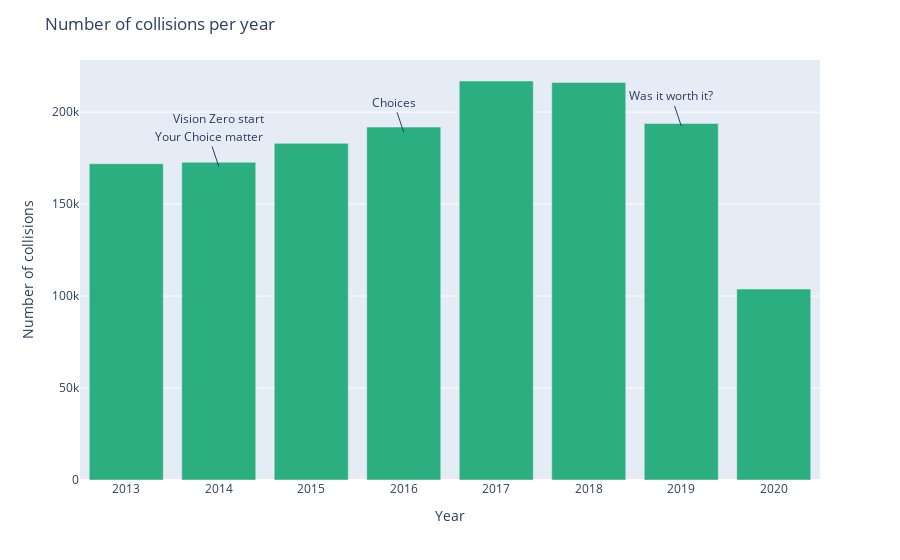

Here is the notebook cell this chart was saved with:
### Code cell
plot5 = pd.DataFrame(df.groupby(df['CRASH TIMESTAMP'].dt.year).size().reset_index().values, columns=['Year','Count'])
# Yearly change 
plot5['change'] = plot5['Count'].pct_change().fillna(0)*100

fig = px.bar(plot5, x ='Year', y = 'Count', custom_data = plot5[['Year', 'Count', 'change']])

fig.update_layout(
    title="Number of collisions per year" ,
    xaxis_title="Year",
    yaxis_title="Number of collisions",
    hoverlabel_font_color='White')

fig.update_traces(
    hovertemplate="<br>".join([
        "Year: %{x}",
        "Total number of collisions: %{y:,}",
        "Year-to-year change: %{customdata[2]:.2f} %"
    ]),
    selector=dict(type="bar"),
    marker_color='rgb(43,174,128)'
)
fig.add_annotation(x=2014, y=191000,
            text="Vision Zero start" ,
            showarrow=False,
            yshift=10)
fig.add_annotation(x=2019, y=187000,
            text="Was it worth it?" ,
            showarrow=True,
            yshift=10)
fig.add_annotation(x=2014, y=165000,
            text="Your Choice matter" ,
            showarrow=True,
            yshift=10)

fig.add_annotation(x=2016, y=183500,
            text="Choices" ,
            showarrow=True,
            yshift=10)

fig.show()



fig.write_html("plotly_html/collisions_year.html")

### Figure 1 — Plotly figure (JSON) as saved in the notebook; plotly's stock layout.template omitted (floating-point values rounded to 4 significant figures)
{"data": [{"alignmentgroup": "True", "customdata": [[2013, 171933, 0], [2014, 172732, 0.4647], [2015, 182979, 5.932], [2016, 191831, 4.838], [2017, 216883, 13.06], [2018, 216074, -0.373], [2019, 193816, -10.3], [2020, 103765, -46.46]], "hovertemplate": "Year: %{x}<br>Total number of collisions: %{y:,}<br>Year-to-year change: %{customdata[2]:.2f} %", "legendgroup": "", "marker": {"color": "rgb(43,174,128)"}, "name": "", "offsetgroup": "", "orientation": "v", "showlegend": false, "textposition": "auto", "type": "bar", "x": [2013, 2014, 2015, 2016, 2017, 2018, 2019, 2020], "xaxis": "x", "y": [171933, 172732, 182979, 191831, 216883, 216074, 193816, 103765], "yaxis": "y"}], "layout": {"annotations": [{"showarrow": false, "text": "Vision Zero start", "x": 2014, "y": 191000, "yshift": 10}, {"showarrow": true, "text": "Was it worth it?", "x": 2019, "y": 187000, "yshift": 10}, {"showarrow": true, "text": "Your Choice matter", "x": 2014, "y": 165000, "yshift": 10}, {"showarrow": true, "text": "Choices", "x": 2016, "y": 183500, "yshift": 10}], "barmode": "relative", "hoverlabel": {"font": {"color": "White"}}, "legend": {"tracegroupgap": 0}, "margin": {"t": 60}, "title": {"text": "Number of collisions per year"}, "xaxis": {"anchor": "y", "domain": [0, 1], "title": {"text": "Year"}}, "yaxis": {"anchor": "x", "domain": [0, 1], "title": {"text": "Number of collisions"}}}}
